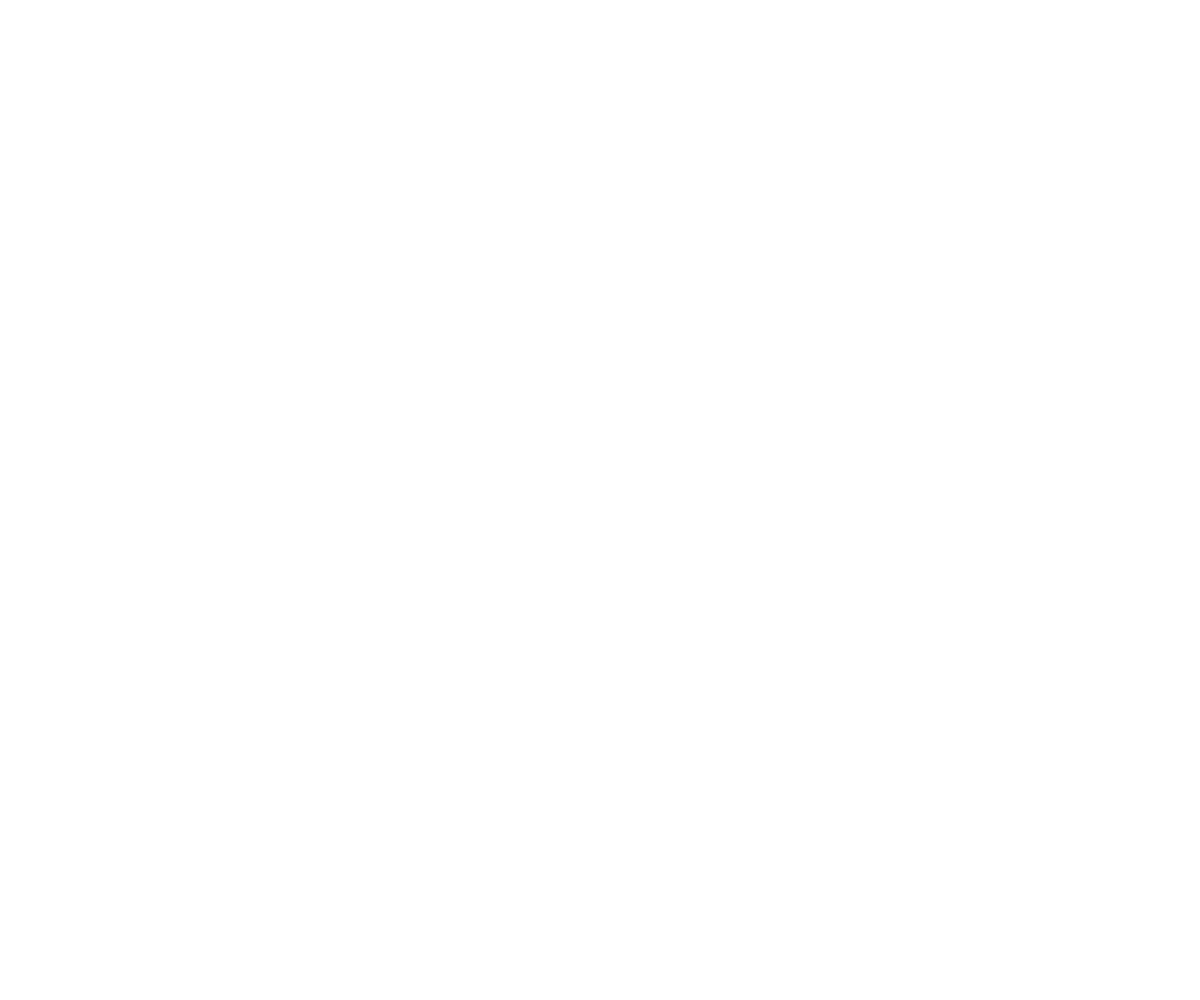
Frame 1 (no input)
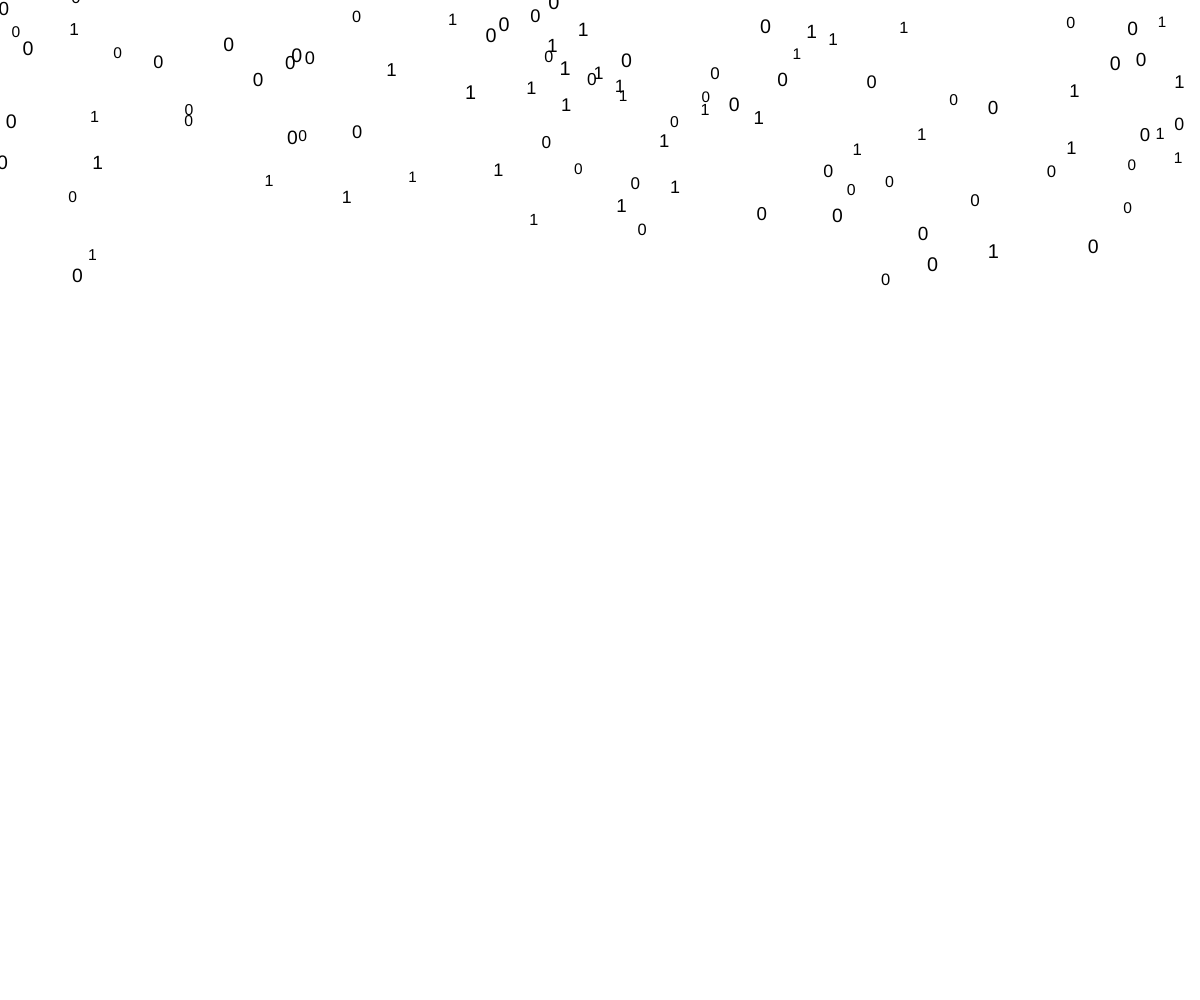
Frame 60 (no input)
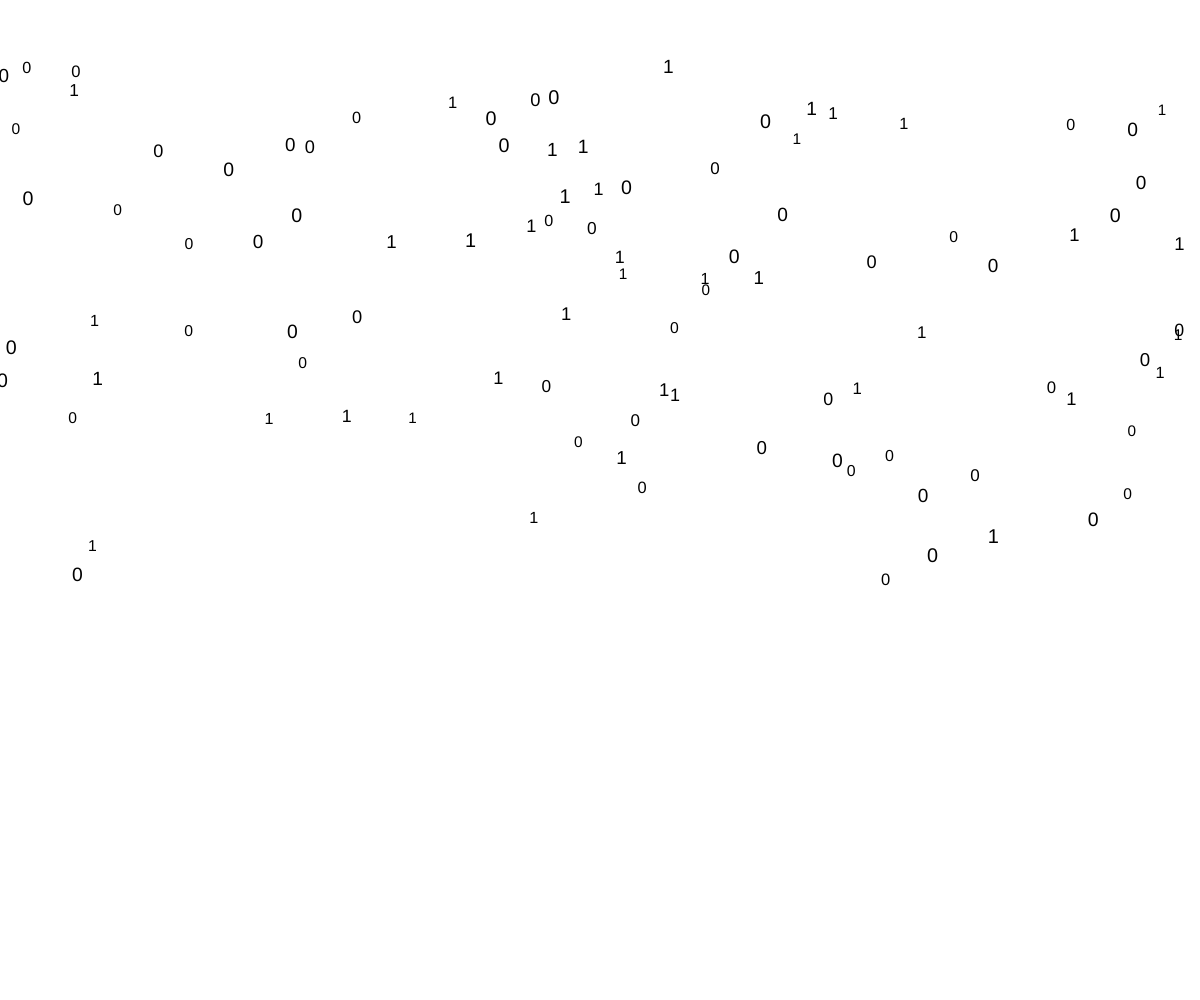
Frame 120 (the mouse pressed at the canvas centre since frame 60)

The p5.js sketch that drew these frames (run headless with seeded random() and noise() and a simulated clock; from frame 60 on, the mouse is pressed at the canvas centre):

// p5.js sketch
// ── sketch.js
var x=[],y=[],a=[],s=[],d=[],numberOfDigit=100;

function windowResized(){
  resizeCanvas(windowWidth,windowHeight);

}
function setup() {


  const canvas =createCanvas(windowWidth,windowHeight);
  canvas.position(0,0);
  canvas.style('z-index',-1);
  
  for(let i=0;i<numberOfDigit;i++){
    x.push(random(1));
    y.push(random(-100 ,-10));
    a.push(random(1,5));
    s.push(random(15,20));
    d.push(int(round(random(1))));
  }
  fill(0);
  textAlign(CENTER);

}

function draw() {
 
  clear();
  
  for(let i=0;i<numberOfDigit;i++){

    textSize(s[i]);
    text(d[i],x[i]*windowWidth,y[i]);
    
    if(y[i]>windowHeight){
          x[i]=random(1);
          y[i]=random(-100 ,-10);
          a[i]=random(1,5);
          s[i]=random(15,20);
          d[i]=int(round(random(1)));
    }
    else{
          y[i]+=a[i];
    }
  }

}
